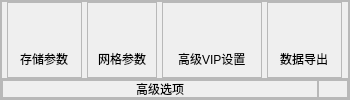
                   <widget class="QFrame" name="frame_215">
                    <property name="minimumSize">
                     <size>
                      <width>350</width>
                      <height>0</height>
                     </size>
                    </property>
                    <property name="styleSheet">
                     <string notr="true">#frame_7{
	border:1px solid rgb(127,127,127);
}</string>
                    </property>
                    <property name="frameShape">
                     <enum>QFrame::StyledPanel</enum>
                    </property>
                    <property name="frameShadow">
                     <enum>QFrame::Raised</enum>
                    </property>
                    <layout class="QVBoxLayout" name="verticalLayout_108">
                     <property name="spacing">
                      <number>0</number>
                     </property>
                     <property name="leftMargin">
                      <number>0</number>
                     </property>
                     <property name="topMargin">
                      <number>0</number>
                     </property>
                     <property name="rightMargin">
                      <number>0</number>
                     </property>
                     <property name="bottomMargin">
                      <number>0</number>
                     </property>
                     <item>
                      <widget class="QFrame" name="frame_216">
                       <property name="frameShape">
                        <enum>QFrame::StyledPanel</enum>
                       </property>
                       <property name="frameShadow">
                        <enum>QFrame::Raised</enum>
                       </property>
                       <layout class="QHBoxLayout" name="horizontalLayout_60">
                        <property name="spacing">
                         <number>0</number>
                        </property>
                        <property name="leftMargin">
                         <number>0</number>
                        </property>
                        <property name="topMargin">
                         <number>0</number>
                        </property>
                        <property name="rightMargin">
                         <number>0</number>
                        </property>
                        <property name="bottomMargin">
                         <number>0</number>
                        </property>
                        <item>
                         <widget class="QFrame" name="exit_btn_79">
                          <property name="minimumSize">
                           <size>
                            <width>75</width>
                            <height>0</height>
                           </size>
                          </property>
                          <property name="maximumSize">
                           <size>
                            <width>50</width>
                            <height>16777215</height>
                           </size>
                          </property>
                          <property name="frameShape">
                           <enum>QFrame::StyledPanel</enum>
                          </property>
                          <property name="frameShadow">
                           <enum>QFrame::Raised</enum>
                          </property>
                          <layout class="QVBoxLayout" name="_63">
                           <property name="spacing">
                            <number>0</number>
                           </property>
                           <property name="leftMargin">
                            <number>0</number>
                           </property>
                           <property name="topMargin">
                            <number>0</number>
                           </property>
                           <property name="rightMargin">
                            <number>0</number>
                           </property>
                           <property name="bottomMargin">
                            <number>0</number>
                           </property>
                           <item alignment="Qt::AlignHCenter|Qt::AlignVCenter">
                            <widget class="QPushButton" name="menu_icon_button_154">
                             <property name="maximumSize">
                              <size>
                               <width>30</width>
                               <height>30</height>
                              </size>
                             </property>
                             <property name="styleSheet">
                              <string notr="true">background:none;
border:none;
</string>
                             </property>
                             <property name="text">
                              <string/>
                             </property>
                             <property name="icon">
                              <iconset resource="res.qrc">
                               <normaloff>:/images/images/advance-01.png</normaloff>:/images/images/advance-01.png</iconset>
                             </property>
                             <property name="iconSize">
                              <size>
                               <width>30</width>
                               <height>30</height>
                              </size>
                             </property>
                            </widget>
                           </item>
                           <item alignment="Qt::AlignHCenter">
                            <widget class="QLabel" name="label_95">
                             <property name="text">
                              <string>存储参数</string>
                             </property>
                            </widget>
                           </item>
                          </layout>
                         </widget>
                        </item>
                        <item>
                         <widget class="QFrame" name="exit_btn_80">
                          <property name="maximumSize">
                           <size>
                            <width>70</width>
                            <height>16777215</height>
                           </size>
                          </property>
                          <property name="frameShape">
                           <enum>QFrame::StyledPanel</enum>
                          </property>
                          <property name="frameShadow">
                           <enum>QFrame::Raised</enum>
                          </property>
                          <layout class="QVBoxLayout" name="_64">
                           <property name="spacing">
                            <number>0</number>
                           </property>
                           <property name="leftMargin">
                            <number>0</number>
                           </property>
                           <property name="topMargin">
                            <number>0</number>
                           </property>
                           <property name="rightMargin">
                            <number>0</number>
                           </property>
                           <property name="bottomMargin">
                            <number>0</number>
                           </property>
                           <item alignment="Qt::AlignHCenter|Qt::AlignVCenter">
                            <widget class="QPushButton" name="menu_icon_button_155">
                             <property name="maximumSize">
                              <size>
                               <width>30</width>
                               <height>30</height>
                              </size>
                             </property>
                             <property name="styleSheet">
                              <string notr="true">background:none;
border:none;
</string>
                             </property>
                             <property name="text">
                              <string/>
                             </property>
                             <property name="icon">
                              <iconset resource="res.qrc">
                               <normaloff>:/images/images/advance-02.png</normaloff>:/images/images/advance-02.png</iconset>
                             </property>
                             <property name="iconSize">
                              <size>
                               <width>30</width>
                               <height>30</height>
                              </size>
                             </property>
                            </widget>
                           </item>
                           <item alignment="Qt::AlignHCenter">
                            <widget class="QLabel" name="label_96">
                             <property name="text">
                              <string>网格参数</string>
                             </property>
                            </widget>
                           </item>
                          </layout>
                         </widget>
                        </item>
                        <item>
                         <widget class="QFrame" name="exit_btn_81">
                          <property name="minimumSize">
                           <size>
                            <width>100</width>
                            <height>0</height>
                           </size>
                          </property>
                          <property name="maximumSize">
                           <size>
                            <width>50</width>
                            <height>16777215</height>
                           </size>
                          </property>
                          <property name="frameShape">
                           <enum>QFrame::StyledPanel</enum>
                          </property>
                          <property name="frameShadow">
                           <enum>QFrame::Raised</enum>
                          </property>
                          <layout class="QVBoxLayout" name="_65">
                           <property name="spacing">
                            <number>0</number>
                           </property>
                           <property name="leftMargin">
                            <number>0</number>
                           </property>
                           <property name="topMargin">
                            <number>0</number>
                           </property>
                           <property name="rightMargin">
                            <number>0</number>
                           </property>
                           <property name="bottomMargin">
                            <number>0</number>
                           </property>
                           <item alignment="Qt::AlignHCenter|Qt::AlignVCenter">
                            <widget class="QPushButton" name="menu_icon_button_156">
                             <property name="maximumSize">
                              <size>
                               <width>30</width>
                               <height>30</height>
                              </size>
                             </property>
                             <property name="styleSheet">
                              <string notr="true">background:none;
border:none;
</string>
                             </property>
                             <property name="text">
                              <string/>
                             </property>
                             <property name="icon">
                              <iconset resource="res.qrc">
                               <normaloff>:/images/images/advance-03.png</normaloff>:/images/images/advance-03.png</iconset>
                             </property>
                             <property name="iconSize">
                              <size>
                               <width>30</width>
                               <height>30</height>
                              </size>
                             </property>
                            </widget>
                           </item>
                           <item alignment="Qt::AlignHCenter">
                            <widget class="QLabel" name="label_97">
                             <property name="text">
                              <string>高级VIP设置</string>
                             </property>
                            </widget>
                           </item>
                          </layout>
                         </widget>
                        </item>
                        <item>
                         <widget class="QFrame" name="exit_btn_82">
                          <property name="minimumSize">
                           <size>
                            <width>75</width>
                            <height>0</height>
                           </size>
                          </property>
                          <property name="maximumSize">
                           <size>
                            <width>50</width>
                            <height>16777215</height>
                           </size>
                          </property>
                          <property name="frameShape">
                           <enum>QFrame::StyledPanel</enum>
                          </property>
                          <property name="frameShadow">
                           <enum>QFrame::Raised</enum>
                          </property>
                          <layout class="QVBoxLayout" name="_66">
                           <property name="spacing">
                            <number>0</number>
                           </property>
                           <property name="leftMargin">
                            <number>0</number>
                           </property>
                           <property name="topMargin">
                            <number>0</number>
                           </property>
                           <property name="rightMargin">
                            <number>0</number>
                           </property>
                           <property name="bottomMargin">
                            <number>0</number>
                           </property>
                           <item alignment="Qt::AlignHCenter|Qt::AlignVCenter">
                            <widget class="QPushButton" name="menu_icon_button_157">
                             <property name="maximumSize">
                              <size>
                               <width>30</width>
                               <height>30</height>
                              </size>
                             </property>
                             <property name="styleSheet">
                              <string notr="true">background:none;
border:none;
</string>
                             </property>
                             <property name="text">
                              <string/>
                             </property>
                             <property name="icon">
                              <iconset resource="res.qrc">
                               <normaloff>:/images/images/advance-04.png</normaloff>:/images/images/advance-04.png</iconset>
                             </property>
                             <property name="iconSize">
                              <size>
                               <width>30</width>
                               <height>30</height>
                              </size>
                             </property>
                            </widget>
                           </item>
                           <item alignment="Qt::AlignHCenter">
                            <widget class="QLabel" name="label_98">
                             <property name="text">
                              <string>数据导出</string>
                             </property>
                            </widget>
                           </item>
                          </layout>
                         </widget>
                        </item>
                       </layout>
                      </widget>
                     </item>
                     <item>
                      <widget class="QFrame" name="frame_217">
                       <property name="maximumSize">
                        <size>
                         <width>16777215</width>
                         <height>20</height>
                        </size>
                       </property>
                       <property name="frameShape">
                        <enum>QFrame::StyledPanel</enum>
                       </property>
                       <property name="frameShadow">
                        <enum>QFrame::Raised</enum>
                       </property>
                       <layout class="QHBoxLayout" name="horizontalLayout_61">
                        <property name="spacing">
                         <number>0</number>
                        </property>
                        <property name="leftMargin">
                         <number>0</number>
                        </property>
                        <property name="topMargin">
                         <number>0</number>
                        </property>
                        <property name="rightMargin">
                         <number>0</number>
                        </property>
                        <property name="bottomMargin">
                         <number>0</number>
                        </property>
                        <item>
                         <widget class="QFrame" name="frame_218">
                          <property name="frameShape">
                           <enum>QFrame::StyledPanel</enum>
                          </property>
                          <property name="frameShadow">
                           <enum>QFrame::Raised</enum>
                          </property>
                          <layout class="QVBoxLayout" name="verticalLayout_109">
                           <property name="spacing">
                            <number>0</number>
                           </property>
                           <property name="leftMargin">
                            <number>0</number>
                           </property>
                           <property name="topMargin">
                            <number>0</number>
                           </property>
                           <property name="rightMargin">
                            <number>0</number>
                           </property>
                           <property name="bottomMargin">
                            <number>0</number>
                           </property>
                           <item>
                            <widget class="QLabel" name="label_99">
                             <property name="text">
                              <string>高级选项</string>
                             </property>
                             <property name="alignment">
                              <set>Qt::AlignCenter</set>
                             </property>
                            </widget>
                           </item>
                          </layout>
                         </widget>
                        </item>
                        <item>
                         <widget class="QFrame" name="frame_219">
                          <property name="maximumSize">
                           <size>
                            <width>30</width>
                            <height>16777215</height>
                           </size>
                          </property>
                          <property name="frameShape">
                           <enum>QFrame::StyledPanel</enum>
                          </property>
                          <property name="frameShadow">
                           <enum>QFrame::Raised</enum>
                          </property>
                          <layout class="QVBoxLayout" name="verticalLayout_110">
                           <property name="spacing">
                            <number>0</number>
                           </property>
                           <property name="leftMargin">
                            <number>0</number>
                           </property>
                           <property name="topMargin">
                            <number>0</number>
                           </property>
                           <property name="rightMargin">
                            <number>0</number>
                           </property>
                           <property name="bottomMargin">
                            <number>0</number>
                           </property>
                           <item>
                            <widget class="QPushButton" name="menu_icon_button_158">
                             <property name="maximumSize">
                              <size>
                               <width>30</width>
                               <height>30</height>
                              </size>
                             </property>
                             <property name="styleSheet">
                              <string notr="true">background:none;
border:none;
</string>
                             </property>
                             <property name="text">
                              <string/>
                             </property>
                             <property name="icon">
                              <iconset resource="res.qrc">
                               <normaloff>:/images/images/btnarrow.png</normaloff>:/images/images/btnarrow.png</iconset>
                             </property>
                             <property name="iconSize">
                              <size>
                               <width>20</width>
                               <height>20</height>
                              </size>
                             </property>
                            </widget>
                           </item>
                          </layout>
                         </widget>
                        </item>
                       </layout>
                      </widget>
                     </item>
                    </layout>
                   </widget>
